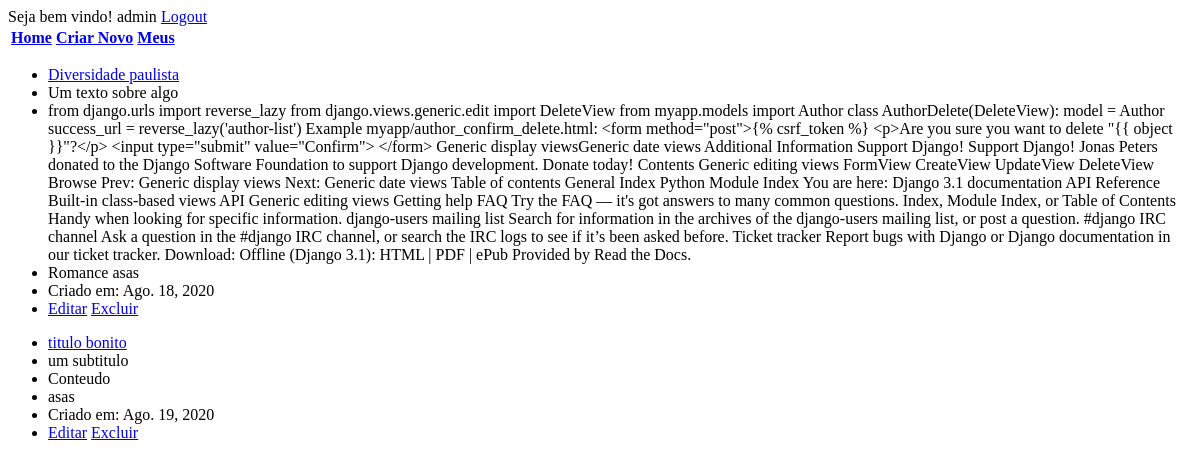
/mypersos/ (signed in), run on an earlier commit of the app's database.
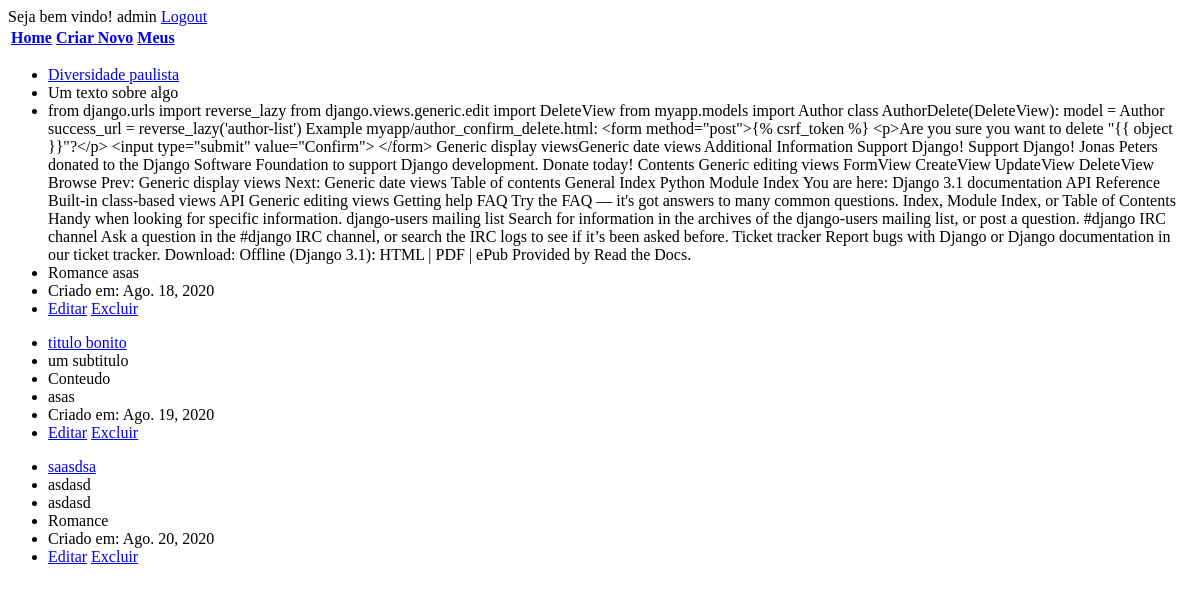
And on a later commit of the database.
### browser/models.py (models this page shows, shortened)
class Persos(models.Model):
    title = models.CharField(max_length=100)
    sub_title = models.CharField(max_length=255, null=True, blank=True)
    content = models.TextField()
    created = models.DateField(auto_now=True)
    user = models.ForeignKey(User, related_name='persos', on_delete=models.CASCADE)
    categories = models.ManyToManyField(CategoryContent)
    class Meta:
        ordering = ['created']

class CategoryContent(models.Model):
    name = models.CharField(max_length=100)
    created = models.DateField(auto_now=True)

### browser/views.py (the view)
# urls.py: path('mypersos/', views.MyPersos.as_view(), name='my_persos'),
class MyPersos(ListView):
    context_object_name = 'objects'
    def get_queryset(self):
        return Persos.objects.filter(user=self.request.user.id)

### templates/browser/persos_list.html (shortened to what this page needs)
{% extends 'layout.html' %}
{% block content %}
    {% for object in objects %}
        <ul>
            <li><a href="{% url 'single_detail' object.id %}">{{ object.title }}</a></li>
            {% if object.sub_title %}
                <li>{{ object.sub_title }}</li>
            {% endif %}
            <li>{{ object.content }}</li>
            <li>{% for cat in object.categories.all %}{{ cat.name }} {% endfor %}</li>
            <li>Criado em: {{ object.created }}</li>
            <li><a href="{% url 'update' object.id %}">Editar</a>   <a href="{% url 'delete' object.id %}">Excluir</a></li>
        </ul>
    {% endfor %}
{% endblock %}

What changed in the data, as far as the page shows it:
added Persos: title "saasdsa", sub_title "asdasd", content "asdasd", created "Ago. 20, 2020", CategoryContent (name "Romance")
